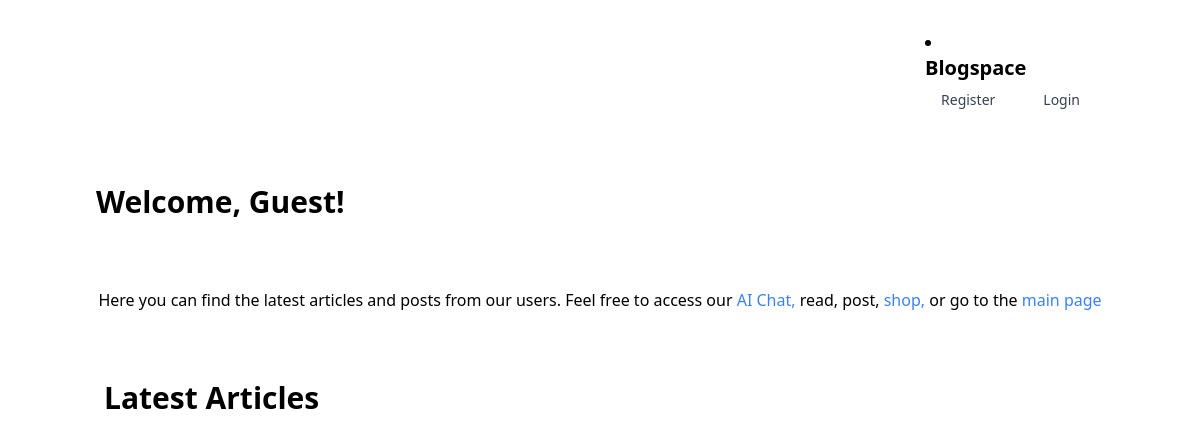
/blog/, run on an earlier commit of the app's database.
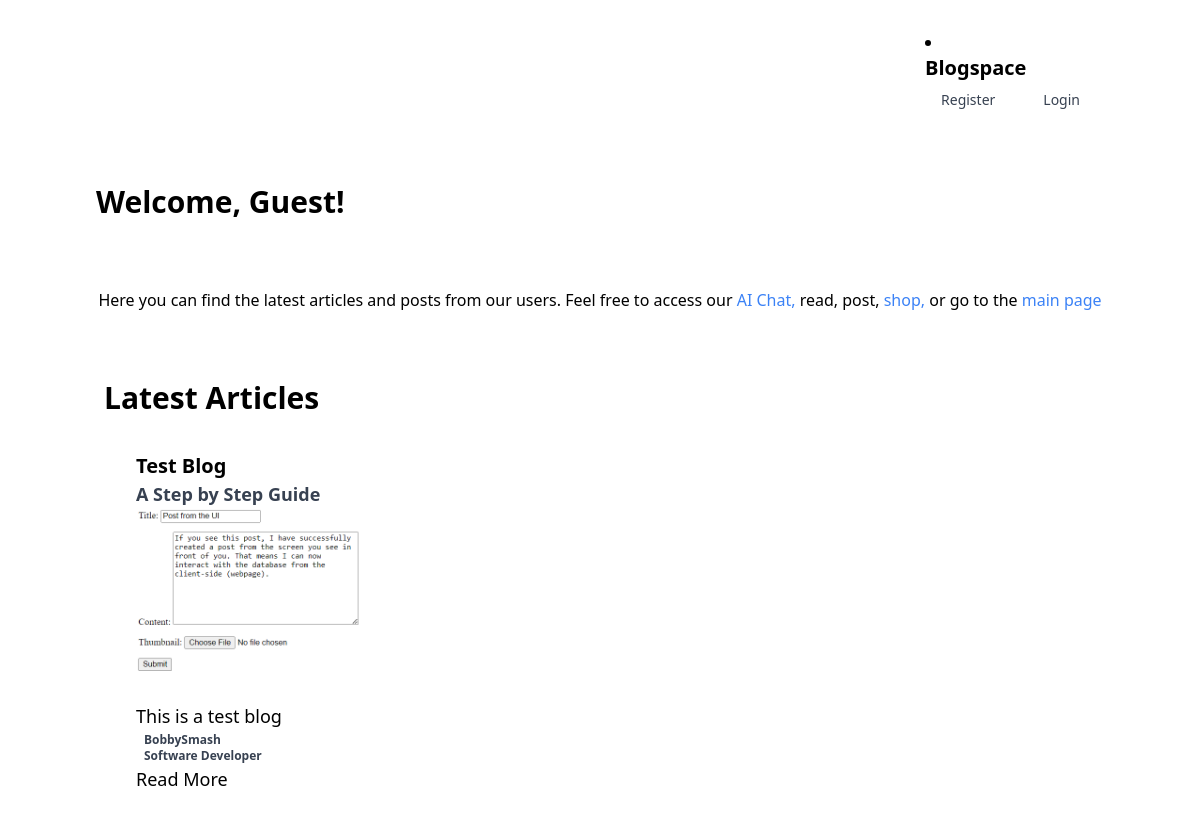
And on a later commit of the database.
### blog/models.py (models this page shows, shortened)
class Post(models.Model):
    STATUS_CHOICES = (
        ('draft', 'Draft'),
        ('published', 'Published'),
    )
    title = models.CharField(max_length=200)
    subtitle = models.CharField(max_length=200, blank=True)
    slug = models.SlugField(unique=True)
    author = models.ForeignKey(
        settings.AUTH_USER_MODEL,
        on_delete=models.CASCADE
        )  # Changed to use custom user model
    job_title = models.CharField(max_length=200, blank=True)
    thumbnail = models.ImageField(
        upload_to='thumbnails/',
        blank=True,
        null=True
        )  # New field for thumbnail
    video = models.FileField(
        upload_to='videos/',
        blank=True,
        null=True
        )  # New field for video
    content = models.TextField()
    status = models.CharField(
        max_length=10,
        choices=STATUS_CHOICES,
        default='draft'
        )
    publish_date = models.DateTimeField(auto_now_add=True)
    on_delete=models.CASCADE
    likes = models.ManyToManyField(
        settings.AUTH_USER_MODEL,
        through='Like',
        related_name='liked_posts',
        blank=True,
    )
    likes_count = models.IntegerField(default=0)

### blog/views.py (the view)
# urls.py: path('', views.read_blog_posts, name='index'),
def read_blog_posts(request):
    blog_posts = Post.objects.all().order_by('-publish_date')
    username = request.session.get('username', 'Anonymous')  # Default to 'Anonymous' if not found
    print(f"Username from session: {username}")
    return render(
        request,
        'blog/index.html',
        {'posts': blog_posts,
         'username': username
         })

### templates/blog/index.html (shortened to what the changed rows need)
{% load static %}
<html lang="en">
  <head>
    <link rel="stylesheet" href="https://cdnjs.cloudflare.com/ajax/libs/font-awesome/6.0.0-beta3/css/all.min.css">
    <link href="https://cdn.jsdelivr.net/npm/tailwindcss@2.2.19/dist/tailwind.min.css" rel="stylesheet">
    <script src="https://cdn.tailwindcss.com"></script>
    <link rel="stylesheet" href="https://cdnjs.cloudflare.com/ajax/libs/font-awesome/6.0.0-beta3/css/all.min.css">
    <link href="https://cdn.jsdelivr.net/npm/tailwindcss@2.2.19/dist/tailwind.min.css" rel="stylesheet">
    <link rel="stylesheet" href="{% static 'css/style.css' %}">
  </head>
  <body>
      <div class="container mx-auto px-2 py-4">
          <h1 class="text-3xl font-bold mb-4">
            {% if user.is_authenticated %}
            Welcome, {{ user.username }}!
            {% else %}
            Welcome, Guest!
            {% endif %}
          </h1>
      </div>
    <main class="container mx-auto px-4 py-8">
        <h1 class="text-3xl font-bold mb-4">
        Latest Articles
        </h1>
        <div class="container mx-auto px-4">
          <div class="grid grid-cols-1 md:grid-cols-2 lg:grid-cols-3 gap-4">
            {% for post in posts %}
            <div class="col-span-1 md:col-span-1 lg:col-span-1">
              <article class="blog-content prose prose-lg max-w-none p-4">
                <h2 class="text-xl font-bold">
                {{ post.title }}
                </h2>
                <h3 class="text-lg font-semibold text-gray-700">
                  {{ post.subtitle }}
                </h3>
                {% if post.thumbnail %}
                <img
                  src="{{ post.thumbnail.url }}"
                  alt="{{ post.title }}"
                  width="1000"
                  height="600"
                />
                {% endif %}
                 <p>{{ post.content | truncatewords:12 }}</p>
                <div class="ml-2 text-xs">
                  <span class="block font-semibold text-gray-700">
                    {{ post.author }}
                  </span>
                </div>
                <div class="ml-2 text-xs">
                  <span class="block font-semibold text-gray-700">
                    {{ post.job_title }}
                  </span>
                </div>
                <a
                  href="{% url 'blog:post_detail' post.id %}"
                  class="btn btn-primary mt-4"
                  >
                  Read More
                </a>
              </article>
            </div>
            {% endfor %}
          </div>
      </main>
  </body>
</html>

What changed in the data, as far as the page shows it:
added Post: title "Test Blog", subtitle "A Step by Step Guide", thumbnail (picture), content "This is a test blog", author "BobbySmash", job_title "Software Developer"
